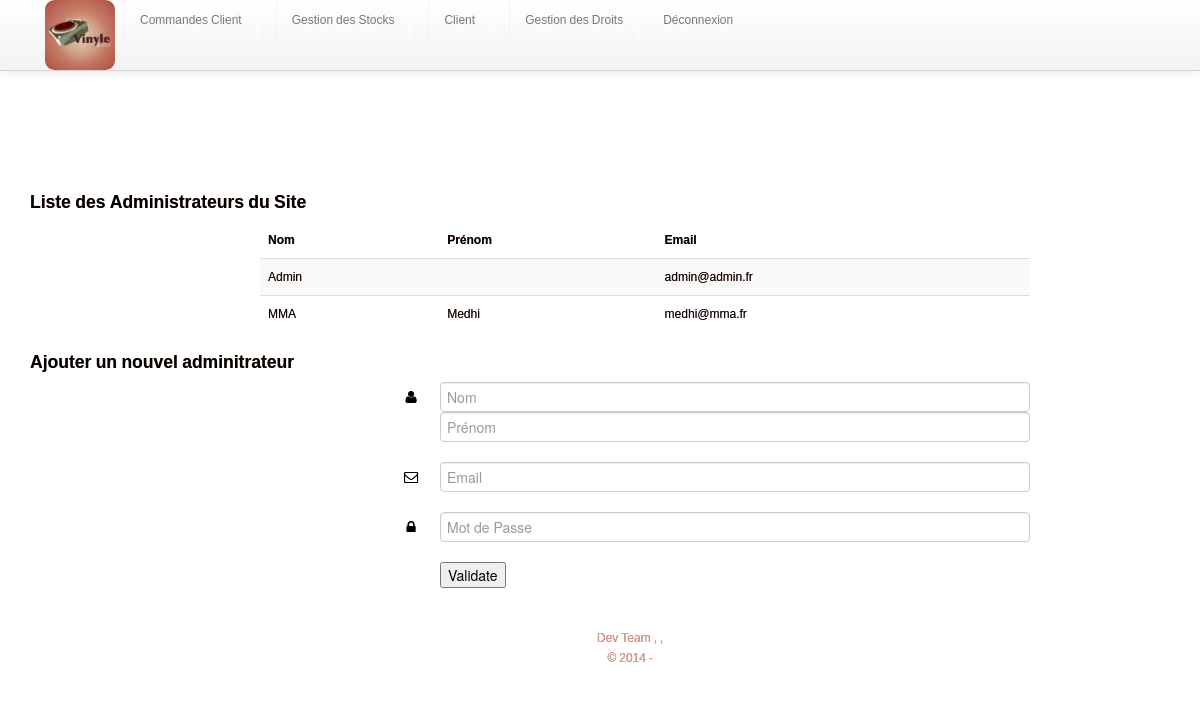
Page /index.php?admin=ok&backendpage=backendAdmin (signed in) on the committed database.
### tables this page shows
CREATE TABLE IF NOT EXISTS `t_user` (
  `id` int(11) NOT NULL AUTO_INCREMENT,
  `email` varchar(134) NOT NULL,
  `name` varchar(134) NOT NULL,
  `firstname` varchar(132) NOT NULL,
  `password` varchar(32) NOT NULL,
  `birthdate` date NOT NULL,
  `address` varchar(132) NOT NULL,
  `codePostal` varchar(5) NOT NULL,
  `ville` varchar(132) NOT NULL,
  `admin` tinyint(1) NOT NULL DEFAULT '0',
  PRIMARY KEY (`id`),
  UNIQUE KEY `email` (`email`)
);

### apps/backendAdmin.php (called while the page is built, shortened)
<?php
require('models/user.class.php');
require('views/backendAdmin.phtml');
?>

### index.php (called while the page is built, shortened)
<?php
require('apps/skel.php');
?>

### models/user.class.php (called while the page is built, shortened)
<?php
class User
{
	private $email;
	private $name;
	private $firstname;
	public function getFirstName()
	{
		return $this->firstname;
	}
	public function getName()
	{
		return $this->name;
	}
	public function getEmail()
	{
		return $this->email;
	}
}
?>

### views/backendListAdmin.phtml (the view)
<tr>
	<td><?=htmlentities($admin->getName())?></td>
	<td><?=htmlentities($admin->getFirstName())?></td>
	<td><?=htmlentities($admin->getEmail())?></td>
</tr>

### apps/backendListAdmin.php
<?php
$req = "SELECT * FROM t_user WHERE admin=1";
$res= mysqli_query($db, $req);
while($admin = mysqli_fetch_object($res, "User"))
{
	require('views/backendListAdmin.phtml');
}
?>

### sources/css/backstylesheet.css (style rules this page uses)
body { font-size: 12px; font-family: FontAwesome, sans-serif; color: rgb(0, 0, 0); margin: 0; padding: 0; text-shadow: 0.2px 0.2px 0.3px #af6c56; }

### rows in the picture
t_user: name "Admin", email "admin@admin.fr"
t_user: name "MMA", firstname "Medhi", email "medhi@mma.fr"
